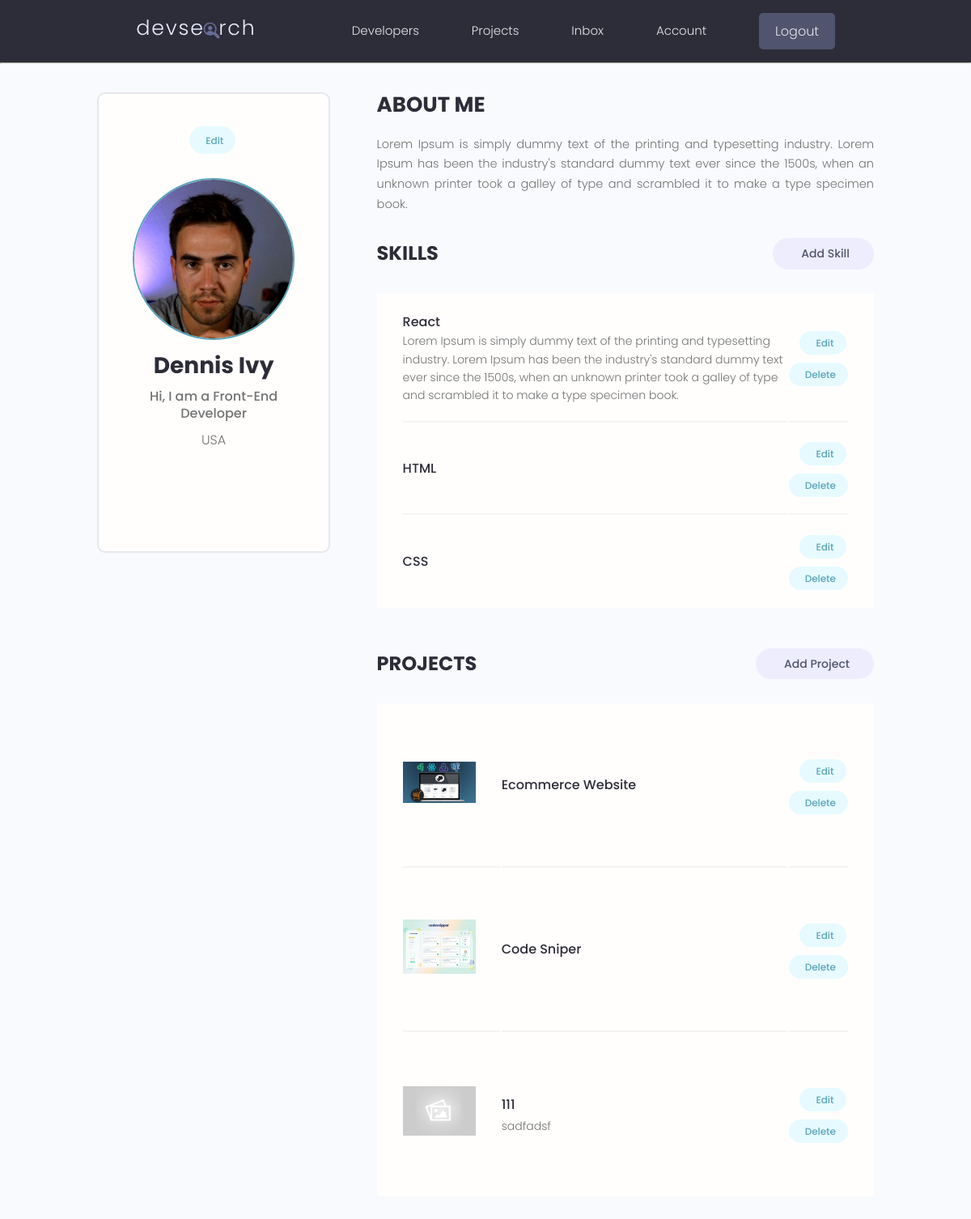
The page /account/ (signed in) on the database its author committed.
### users/models.py (models this page shows, shortened)
class Profile(models.Model):
    user = models.OneToOneField(User, on_delete=models.CASCADE, null=True, blank=True)
    name = models.CharField(max_length=200, null=True, blank=True)
    email = models.EmailField(max_length=500, null=True, blank=True)
    username = models.CharField(max_length=200, null=True, blank=True)
    location = models.CharField(max_length=200, null=True, blank=True)
    short_intro = models.CharField(max_length=200, null=True, blank=True)
    bio = models.TextField(null=True, blank=True)
    profile_image = models.ImageField(null=True, blank=True, upload_to='profiles/', default='profiles/user-default.png')
    social_github = models.CharField(max_length=200, null=True, blank=True)
    social_twitter = models.CharField(max_length=200, null=True, blank=True)
    social_linkedin = models.CharField(max_length=200, null=True, blank=True)
    social_youtube = models.CharField(max_length=200, null=True, blank=True)
    social_website = models.CharField(max_length=200, null=True, blank=True)
    created = models.DateTimeField(auto_now_add=True)
    id = models.UUIDField(default=uuid.uuid4, unique=True, primary_key=True, editable=False)
    class Meta:
        ordering = ['created']
    @property
    def imageURL(self):
        try:
            url = self.profile_image.url
        except:
            url = ''
        return url

class Skill(models.Model):
    owner = models.ForeignKey(Profile, on_delete=models.CASCADE, null=True, blank=True)
    name = models.CharField(max_length=200, null=True, blank=True)
    description = models.TextField(null=True, blank=True)
    created = models.DateTimeField(auto_now_add=True)
    id = models.UUIDField(default=uuid.uuid4, unique=True, primary_key=True, editable=False)

### projects/models.py (models this page shows, shortened)
class Project(models.Model):
    owner = models.ForeignKey(Profile, null=True, blank=True, on_delete=models.CASCADE)
    title = models.CharField(max_length=200)
    description = models.TextField(null=True, blank=True)
    featured_image = models.ImageField(null=True, blank=True, default="default.jpg")
    demo_link = models.CharField(max_length=200, null=True, blank=True)
    source_link = models.CharField(max_length=200, null=True, blank=True)
    tags = models.ManyToManyField('Tag', blank=True)
    vote_total = models.IntegerField(default=0, null=True, blank=True)
    vote_ratio = models.IntegerField(default=0, null=True, blank=True)
    created = models.DateTimeField(auto_now_add=True)
    id = models.UUIDField(default=uuid.uuid4, unique=True, primary_key=True, editable=False)
    class Meta:
        ordering = ['-vote_ratio', '-vote_total', 'title']
    @property
    def imageURL(self):
        try:
            url = self.featured_image.url
        except:
            url = ''
        return url

### users/views.py (the view)
# urls.py: path('account/', views.userAccount, name = "account"),
@login_required(login_url='login')
def userAccount(request):
    profile = request.user.profile
    skills = profile.skill_set.all()
    projects = profile.project_set.all()
    context = {"profile": profile, 'skills': skills, 'projects': projects}
    return render(request, 'users/account.html', context)

### users/templates/users/account.html (shortened to what this page needs)
{% extends 'main.html' %}
{% block content %}
 <main class="settingsPage profile my-md">
    <div class="container">
      <div class="layout">
        <div class="column column--1of3">
          <div class="card text-center">
            <div class="card__body dev">
              <a class="tag tag--pill tag--main settings__btn" href="{% url 'edit-account' %}"> Edit</a>
              <img class="avatar avatar--xl dev__avatar" src="{{ profile.imageURL }}"/>
              <h2 class="dev__name">{{ profile.name }}</h2>
              <p class="dev__title">{{ profile.short_intro }}</p>
              <p class="dev__location">{{ profile.location }}</p>
              <ul class="dev__social">
              </ul>
            </div>
          </div>
        </div>
        <div class="column column--2of3">
          <div class="devInfo">
            <h3 class="devInfo__title">About Me</h3>
            <p class="devInfo__about">
              {{profile.bio}}
            </p>
          </div>
          <div class="settings">
            <h3 class="settings__title">Skills</h3>
            <a class="tag tag--pill tag--sub settings__btn tag--lg" href="{% url 'create-skill' %}"> Add Skill</a>
          </div>
          <table class="settings__table">
            {% for skill in skills %}
            <tr>
              <td class="settings__tableInfo">
                <h4>{{skill.name}}</h4>
                <p>
                  {{skill.description}}
                </p>
              </td>
              <td class="settings__tableActions">
                <a class="tag tag--pill tag--main settings__btn" href="{% url 'update-skill' skill.id %}"> Edit</a>
                <a class="tag tag--pill tag--main settings__btn" href="{% url 'delete-skill' skill.id %}?next=/account">
                  Delete</a>
              </td>
            </tr>
            {% endfor %}
          </table>
          <div class="settings">
            <h3 class="settings__title">Projects</h3>
            <a class="tag tag--pill tag--sub settings__btn tag--lg" href="{% url 'create-project' %}"> Add Project</a>
          </div>
          <table class="settings__table">
            {% for project in projects %}
            <tr>
              <td class="settings__thumbnail">
                <a href="{% url 'project' project.id %}"><img src="{{ project.imageURL }}" alt="Project Thumbnail" /></a>
              </td>
              <td class="settings__tableInfo">
                <a href="{% url 'project' project.id %}">{{project.title}}</a>
                <p>
                  {{ project.description|slice:"150" }}
                </p>
              </td>
              <td class="settings__tableActions">
                <a class="tag tag--pill tag--main settings__btn" href="{% url 'update-project' project.id %}"> Edit</a>
                <a class="tag tag--pill tag--main settings__btn" href="{% url 'delete-project' project.id %}?next=/account">
                  Delete</a>
              </td>
            </tr>
            {% endfor %}
          </table>
        </div>
      </div>
    </div>
  </main>
{% endblock %}

### static/styles/app.css (style rules this page uses)
:root { --color-sub: #2d2d39; }
.card { border: 2px solid var(--color-light); }
img { width: 100%; }
.profile .card > .dev { padding: 4rem; }
.dev__avatar { display: block; margin: auto; }
.dev__name { color: var(--color-sub); font-size: 2.8rem; font-weight: 700; margin-top: 1rem; margin-bottom: 0.5rem; }
.dev__title { font-size: 1.6rem; font-weight: 500; line-height: 1.3; }
.dev__location { margin-top: 1rem; }
.dev__social { margin: 3rem 0; list-style: none; display: flex; justify-content: center; gap: 1.5rem; }
.devInfo { margin-bottom: 3rem; }
.devInfo__title, .devInfo__subtitle { font-size: 2.6rem; color: var(--color-sub); text-transform: uppercase; font-weight: 700; margin-bottom: 1.5rem; }
.devInfo__about, .devSkill__info { font-size: 1.45rem; line-height: 1.7; text-align: justify; }
.settingsPage .dev > .settings__btn { display: inline-block; margin-bottom: 3rem; }
.settings { display: flex; justify-content: space-between; align-items: center; }
.settings__title { font-size: 2.4rem; text-transform: uppercase; font-weight: 700; color: var(--color-sub); }
.settings__table { margin-top: 3rem; margin-bottom: 5rem; padding: 0 3rem; background: var(--color-white); }
.settings__table tr { width: 100%; }
.settings__table tr > td { padding: 2rem 0; }
.settings__table tr:not(:last-child) td { border-bottom: 2px solid var(--color-white-light); }
.settings__thumbnail { width: 23%; min-width: 10rem; }
.settings__thumbnail img { padding-right: 3rem; height: 15rem; object-fit: contain; }
.settings__tableInfo { width: 100%; }
.settings__tableInfo h4, .settings__tableInfo a { padding-right: 1rem; width: auto; font-size: 1.6rem; font-weight: 500; color: var(--color-sub); }
.settings__tableInfo p { font-size: 1.4rem; }
.settings__tableActions { text-align: right; }

### static/uikit/styles/modules/_variables.css (style rules this page uses)
:root { --color-main: #5aa5b9; --color-main-light: #e6faff; --color-sub: #3f4156; --color-sub-light: #51546e; --color-sub-lighter: #ededfd; --color-text: #737373; --color-gray: #8b8b8b; --color-light: #e5e7eb; --color-light-gray: #767676; --color-bg: #f8fafd; --color-white: #fffefd; --color-white-light: #f3f3f3; --color-success: #359e64; --color-success-bg: #def8e8; --color-error: #fc4b0b; --color-error-bg: #fff2ee; --font-base: 'Poppins', arial, helvetica, 'Segoe UI', roboto, ubuntu, sans-serif; --font-monospace: 'Fira Code', 'Courier New', courier, monospace; --font-regular: 300; --font-medium: 500; --font-bold: 700; --generic-shadow: 1px 1px 5px #00000010; --generic-transition: all 0.3s ease-in-out; }

### static/uikit/styles/modules/_base.css (style rules this page uses)
* { margin: 0; padding: 0; box-sizing: border-box; text-rendering: optimizeLegibility; color: inherit; font-size: inherit; }
html { font-size: 50%; }
@media only screen and (min-width: 480px) { html { font-size: 56.25%; } }
@media only screen and (min-width: 1200px) { html { font-size: 62.5%; } }
body { line-height: 1.6; font-weight: 400; font-size: 1.5rem; color: var(--color-text); background-color: var(--color-bg); min-height: 100vh; }

### static/uikit/styles/modules/_typography.css (style rules this page uses)
* { font-family: var(--font-base); }
h2 { font-size: 3.6rem; font-weight: var(--font-bold); }
h3 { font-size: 3.2rem; font-weight: var(--font-medium); }
h4 { font-size: 2.8rem; font-weight: var(--font-medium); }
p, span, strong { font-size: 1.6rem; color: var(--color-text); font-weight: var(--font-regular); }
a { padding-bottom: 2px; text-decoration: none; display: inline-block; color: var(--color-main); font-weight: var(--font-medium); }

### static/uikit/styles/modules/_utilities.css (style rules this page uses)
.container { width: 92%; max-width: 165rem; margin: 0 auto; box-sizing: border-box; }
@media screen and (min-width: 1000px) { .container { width: 90%; } }
@media screen and (min-width: 1200px) { .container { width: 80%; } }
.text-center { text-align: center; }
.my-md { margin: 3rem auto; }

### static/uikit/styles/modules/_avatar.css (style rules this page uses)
.avatar { border-radius: 50%; border: 2px solid var(--color-main); object-fit: cover; }
.avatar--xl { height: 20rem; width: 20rem; }

### static/uikit/styles/modules/_card.css (style rules this page uses)
.card { border-radius: 1rem; background-color: var(--color-white); border: 1.5px solid var(--color-light); width: auto; height: auto; margin-top: 0.5rem; margin-bottom: 0.5rem; overflow: hidden; }
.card__body, .card__header { padding: 2rem 2.5rem; }

### static/uikit/styles/modules/_layout.css (style rules this page uses)
.layout { display: flex; flex-flow: row wrap; justify-content: space-between; }
.layout > .column { margin-bottom: 3rem; }
.layout > .column.column--1of3 { flex-basis: 30%; }
.layout > .column.column--2of3 { flex-basis: 64%; }

### rows shown on the page
Profile: imageURL (picture), name "Dennis Ivy", short_intro "Hi, I am a Front-End Developer", location "USA", bio "Lorem Ipsum is simply dummy text of the printing and typesetting industry. Lorem Ipsum has been the industry's standard dummy text ever since the 1500s, when an unknown printer took a galley of type and scrambled it to make a type specimen book."
Skill: name "React", description "Lorem Ipsum is simply dummy text of the printing and typesetting industry. Lorem Ipsum has been the industry's standard dummy text ever since the 1500s, when an unknown printer took a galley of type and scrambled it to make a type specimen book."
Skill: name "HTML"
Skill: name "CSS"
Project: imageURL (picture), title "Ecommerce Website"
Project: imageURL (picture), title "Code Sniper"
Project: imageURL (placeholder picture), title "111", description "sadfadsf"
